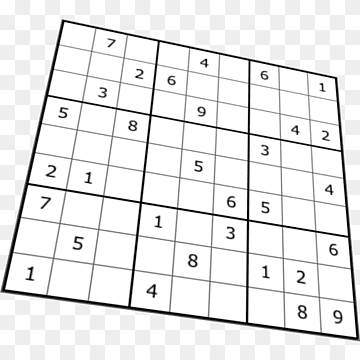
#> input picture tutorial_code/imgProc/hough_line_transform/sudoku1.png, 360 x 360 px
$ python probabilistic_hough_line_transform.py
#> lines starting #> are read from the running program, lines starting #| are printed output that depends on the picture; after the words box and inside, x2 and y2 are one past the last pixel; in counts of white or black regions, pixels touching at a corner belong together
import cv2 as cv
import numpy as np

img = cv.imread(cv.samples.findFile('sudoku1.png'))
#> img is the input picture: shape (360, 360, 3); min 2, max 255, mean 235
gray = cv.cvtColor(img,cv.COLOR_BGR2GRAY)
edges = cv.Canny(gray,50,150,apertureSize = 3)
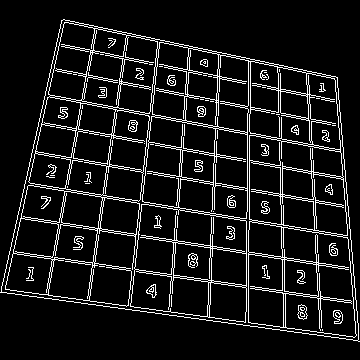
#> edges: shape (360, 360); 9.5% white in thin lines or dots, all inside (x1, y1, x2, y2) = (0, 19, 360, 342)
lines = cv.HoughLinesP(edges,1,np.pi/180,100,minLineLength=100,maxLineGap=5)
#> lines = 41 rows, first 6: [17, 218, 191, 245], [30, 292, 358, 338], [306, 70, 320, 335], [51, 68, 341, 124], [336, 77, 358, 332], [17, 215, 350, 268]
for line in lines:
    x1,y1,x2,y2 = line[0]
    cv.line(img,(x1,y1),(x2,y2),(0,255,0),2)
#> this loop made 41 passes
#> (x1, y1, x2, y2) on passes 1 to 12: (17, 218, 191, 245), (30, 292, 358, 338), (306, 70, 320, 335), (51, 68, 341, 124), (336, 77, 358, 332), (17, 215, 350, 268), (312, 151, 322, 335), (139, 270, 353, 300), (94, 304, 359, 341), (50, 69, 341, 126), (71, 157, 345, 205), (32, 152, 345, 208)
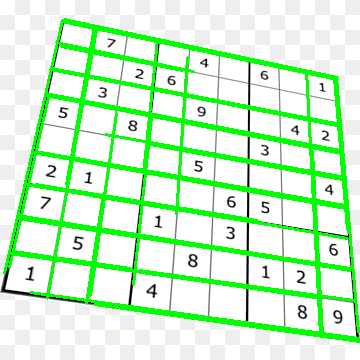
#> img: shape (360, 360, 3); 15.78% of pixels changed, all inside (x1, y1, x2, y2) = (3, 18, 360, 343)

cv.imwrite('p-houghlines2.jpg',img)

$ run again, with tutorial_code/imgProc/hough_line_transform/sudoku.png copied over tutorial_code/imgProc/hough_line_transform/sudoku1.png
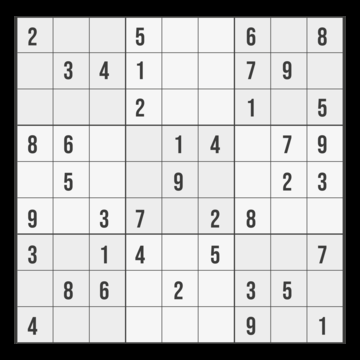
#> input picture tutorial_code/imgProc/hough_line_transform/sudoku.png, 360 x 360 px
#> img is the input picture: shape (360, 360, 3); mean B, G, R 187.5, 187.5, 187.5
#> `edges = cv.Canny(gray,50,150,apertureSize = 3)`:
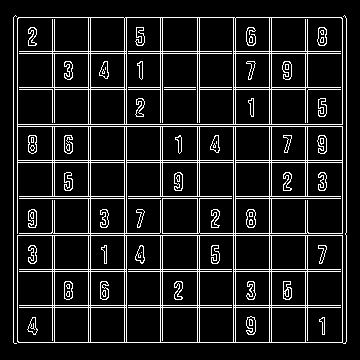
#> edges: shape (360, 360); 11.3% white in thin lines or dots, all inside (x1, y1, x2, y2) = (13, 15, 347, 344)
#> lines = 38 rows, first 6: [90, 342, 90, 17], [126, 342, 126, 17], [342, 342, 342, 18], [13, 342, 345, 342], [305, 341, 305, 17], [233, 341, 233, 17]
#> the loop `for line in lines:` made 38 passes
#> after the loop `for line in lines:`:
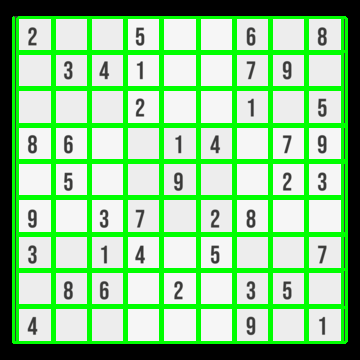
#> img: shape (360, 360, 3); mean B, G, R 143.2, 202.4, 143.3
